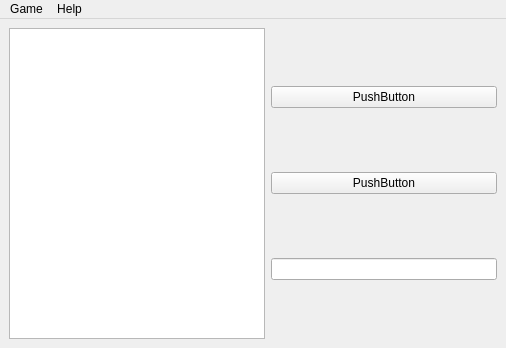
<?xml version="1.0" encoding="UTF-8"?>
<ui version="4.0">
 <class>MainWindow</class>
 <widget class="QMainWindow" name="MainWindow">
  <property name="geometry">
   <rect>
    <x>0</x>
    <y>0</y>
    <width>506</width>
    <height>348</height>
   </rect>
  </property>
  <property name="windowTitle">
   <string>Pixel Snake</string>
  </property>
  <widget class="QWidget" name="centralwidget">
   <layout class="QHBoxLayout" name="horizontalLayout">
    <item>
     <widget class="QGraphicsView" name="graphicsView">
      <property name="enabled">
       <bool>true</bool>
      </property>
      <property name="verticalScrollBarPolicy">
       <enum>Qt::ScrollBarAlwaysOff</enum>
      </property>
      <property name="horizontalScrollBarPolicy">
       <enum>Qt::ScrollBarAlwaysOff</enum>
      </property>
      <property name="sizeAdjustPolicy">
       <enum>QAbstractScrollArea::AdjustIgnored</enum>
      </property>
      <property name="backgroundBrush">
       <brush brushstyle="SolidPattern">
        <color alpha="255">
         <red>0</red>
         <green>0</green>
         <blue>0</blue>
        </color>
       </brush>
      </property>
      <property name="alignment">
       <set>Qt::AlignLeading|Qt::AlignLeft|Qt::AlignTop</set>
      </property>
     </widget>
    </item>
    <item>
     <layout class="QVBoxLayout" name="verticalLayout">
      <item>
       <widget class="QPushButton" name="pushButton">
        <property name="text">
         <string>PushButton</string>
        </property>
       </widget>
      </item>
      <item>
       <widget class="QPushButton" name="startGameButton">
        <property name="text">
         <string>PushButton</string>
        </property>
       </widget>
      </item>
      <item>
       <widget class="QLineEdit" name="lineEdit"/>
      </item>
     </layout>
    </item>
   </layout>
  </widget>
  <widget class="QMenuBar" name="menubar">
   <property name="geometry">
    <rect>
     <x>0</x>
     <y>0</y>
     <width>506</width>
     <height>20</height>
    </rect>
   </property>
   <widget class="QMenu" name="menuGame">
    <property name="title">
     <string>Game</string>
    </property>
    <addaction name="actionNew"/>
    <addaction name="separator"/>
    <addaction name="actionStatistics"/>
    <addaction name="actionOptions"/>
    <addaction name="actionExit"/>
   </widget>
   <widget class="QMenu" name="menuHelp">
    <property name="title">
     <string>Help</string>
    </property>
    <addaction name="actionAbout"/>
   </widget>
   <addaction name="menuGame"/>
   <addaction name="menuHelp"/>
  </widget>
  <action name="actionAbout">
   <property name="text">
    <string>About</string>
   </property>
  </action>
  <action name="actionExit">
   <property name="text">
    <string>Exit</string>
   </property>
  </action>
  <action name="actionNew">
   <property name="text">
    <string>New Game</string>
   </property>
   <property name="shortcut">
    <string>F2</string>
   </property>
  </action>
  <action name="actionOptions">
   <property name="text">
    <string>Options</string>
   </property>
   <property name="shortcut">
    <string>F5</string>
   </property>
  </action>
  <action name="actionStatistics">
   <property name="text">
    <string>Statistics</string>
   </property>
   <property name="shortcut">
    <string>F4</string>
   </property>
  </action>
 </widget>
 <resources/>
 <connections>
  <connection>
   <sender>actionExit</sender>
   <signal>triggered()</signal>
   <receiver>MainWindow</receiver>
   <slot>close()</slot>
   <hints>
    <hint type="sourcelabel">
     <x>-1</x>
     <y>-1</y>
    </hint>
    <hint type="destinationlabel">
     <x>399</x>
     <y>299</y>
    </hint>
   </hints>
  </connection>
 </connections>
</ui>
